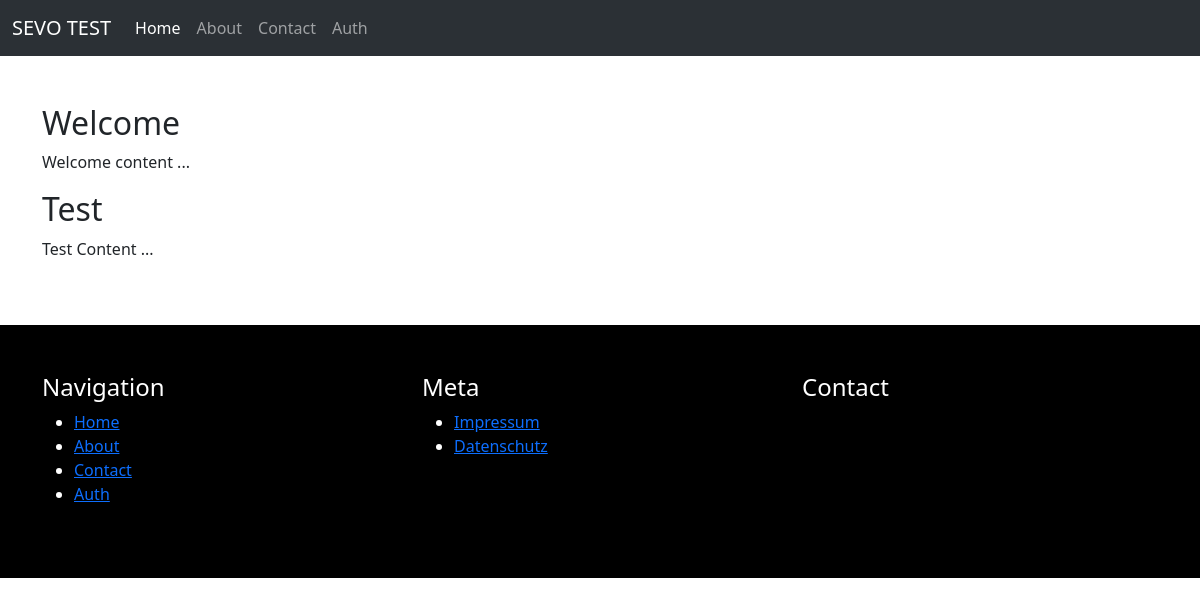
The app's page / (signed in), older data.
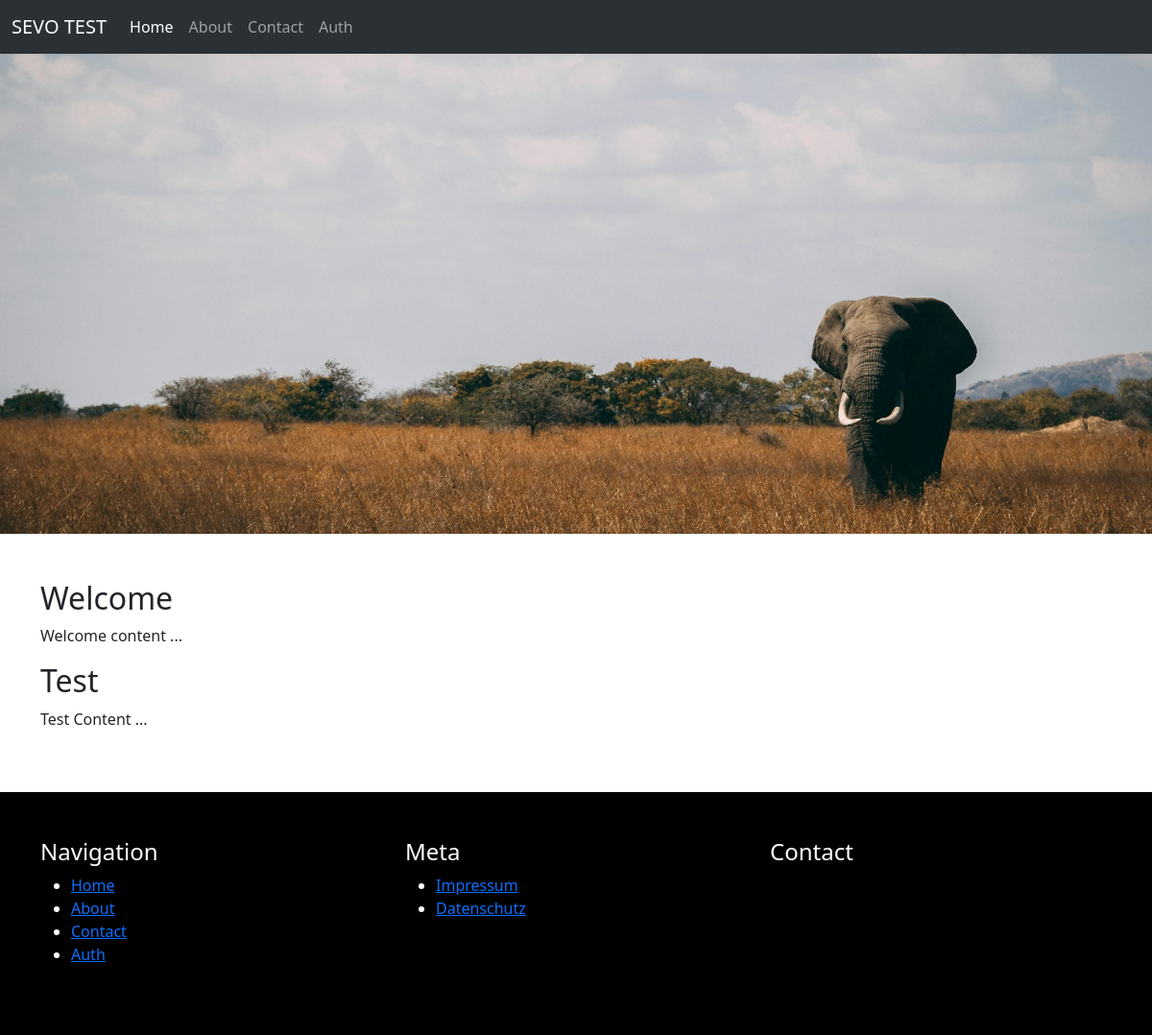
The same page, newer data.
### sevo_pages/models.py (models this page shows, shortened)
class Page(models.Model):
    class MenueChoices(models.IntegerChoices):
        MAIN = 0, _("Main"),
        META = 1, _("Meta"),
        NONE = 2, _("None")
    title = models.CharField(max_length=50, verbose_name=_("Title"))
    slug = models.SlugField(max_length=50, unique=True, verbose_name=_("Slug"))
    meta_description = models.CharField(max_length=160, blank=True, null=True, verbose_name=_("Meta description"))
    meta_custom = models.TextField(blank=True, null=True, verbose_name=_("Meta custom tags"))
    picture = models.ForeignKey(Picture, blank=True, null=True, on_delete=models.SET_NULL)
    url_path = models.CharField(max_length=255, blank=True, null=True, verbose_name=_("URL path"))
    is_reverse = models.BooleanField(default=False, verbose_name=_("Is reverse"))
    published = models.BooleanField(default=True, verbose_name=_("Published"))
    is_home = models.BooleanField(default=False)
    created_at = models.DateTimeField(auto_now_add=True, verbose_name=_("Created at"))
    updated_at = models.DateTimeField(auto_now=True, verbose_name=_("Updated at"))
    def get_all_pagearticles(self):
        return self.pagearticle_set.all()
    def get_published_pagearticles(self):
        return self.get_all_pagearticles().filter(published=True)
    def get_absolute_url(self):
        if self.url_path != None:
            if self.is_reverse:
                path = reverse(self.url_path)
            else:
                path = self.url_path
            return path
        if self.is_home:
            return reverse("homepage")
        return reverse("sevo-pages-detail", kwargs={"slug": self.slug})
    @classmethod
    def get_home_page(cls):
        try:
            home = cls.objects.get(is_home=True)
        except:
            home = cls.objects.first
        return home
    class Meta:
        verbose_name = _("Page")
        verbose_name_plural = _("Pages")

### sevo_media/models.py (models this page shows, shortened)
class Picture(models.Model):
    title = models.CharField(max_length=50)
    image = models.ImageField(upload_to="uploads/images")
    tags = models.ManyToManyField(PictureTag, blank=True)
    created_at = models.DateTimeField(auto_now_add=True)
    updated_at = models.DateTimeField(auto_now=True)
    @admin.display(description="Image URL")
    def get_image_url(self):
        if self.image:
            return self.image.url
        return None
    class Meta:
        ordering = [
            "-updated_at"
        ]
        verbose_name = _("Picture")
        verbose_name_plural = _("Pictures")

### sevo_pages/views.py (the view)
# urls.py: path("", homepage, name="homepage"),
def homepage(request):
    page = get_object_or_404(Page, is_home=True)
    return render(request, "sevo_pages/detail.html", {
        "page": page
    })

### sevo_pages/models.py (called while the page is built)
    def get_article(self):
        return self.article

    def get_page(self):
        return self.page

    def get_all_pagemenus(self):
        return self.pagemenu_set.all()

    def get_published_pagemenus(self):
        return self.get_all_pagemenus().filter(published=True)

### sevo_pages/templatetags/page_tags.py (called while the page is built)
@register.simple_tag
def is_active_page(path, page):
    if page.get_absolute_url() == path:
        return "active"

### utils/context_processors.py (called while the page is built)
def menus_context(request):
    menus = Menu.objects.all()
    menu_main = menus.get(name="Main")
    menu_meta = menus.get(name="Meta")
    homepage = Page.get_home_page()
    return {
        "menus": menus,
        "menu_main": menu_main,
        "menu_meta": menu_meta,
        "homepage": homepage
    }

### sevo_pages/templates/sevo_pages/detail.html (shortened to what this page needs)
{% extends "base.html" %}
{% block header %}
    {% if page.picture %}
        <img class="object-fit-cover" src="{{ page.picture.get_image_url }}" width="100%" height="500" />
    {% endif %}
{% endblock %}
{% block content %}
    {% for particle in page.get_published_pagearticles %}
        <article>
            <h2>{{ particle.get_article.title }}</h2>
            <p>
                {{ particle.get_article.content }}
            </p>
        </article>
    {% endfor %}
{% endblock %}

Row changes from the older to the newer data that the page shows:
now on this page (row edited): Page: picture.get_image_url (picture)
